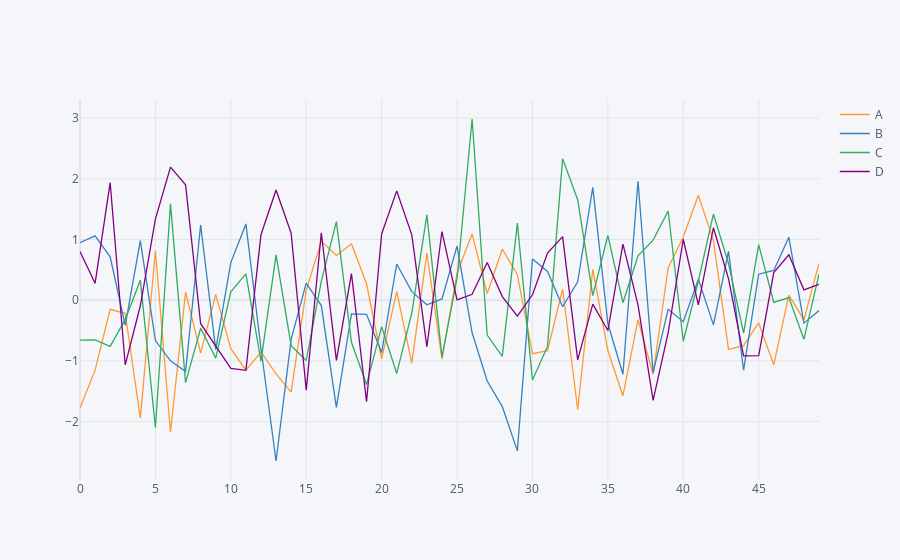

Notebook code for this chart:
### Code cell
# Do the same with plotly charts. Need to call cufflinks beforehand

cf.go_offline(connected=True)
df.iplot()
